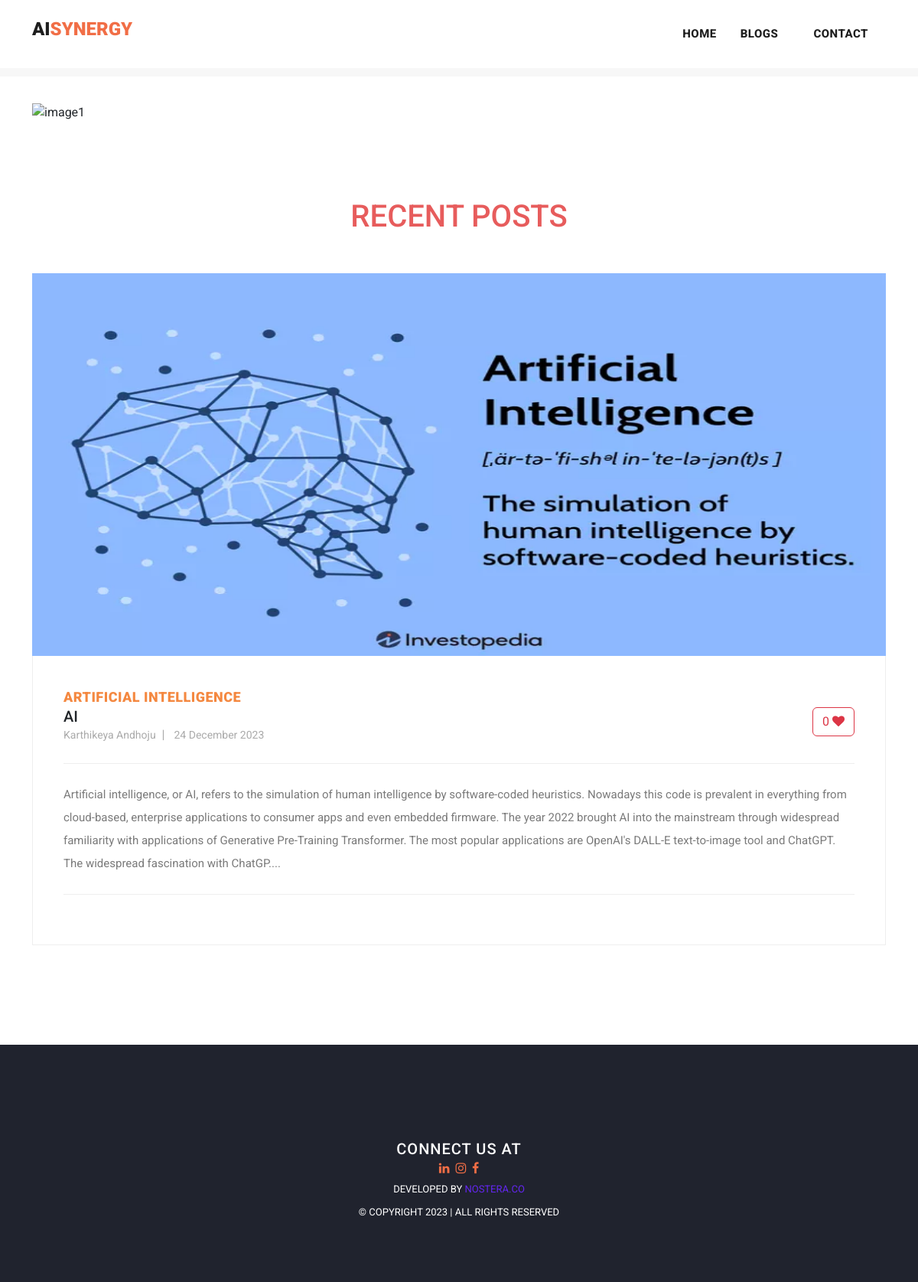
Page /blog on the committed database.
### myapp/models.py (models this page shows, shortened)
class Post(models.Model):
    postname = models.CharField(max_length=600)
    category = models.CharField(max_length=600)
    image = models.ImageField(upload_to='images/posts',blank=True,null=True)
    content = models.CharField(max_length=100000)
    time = models.CharField(default=time,max_length=100, blank=True)
    likes = models.IntegerField(null=True,blank=True,default=0)
    user = models.ForeignKey(User,on_delete=models.CASCADE)

### myapp/views.py (the view)
# urls.py: path("blog",views.blog,name="blog"),
def blog(request):
    return render(request,"blog.html",{
            'posts':Post.objects.filter(user_id=request.user.id).order_by("id").reverse(),
            'top_posts':Post.objects.all().order_by("-likes"),
            'recent_posts':Post.objects.all().order_by("-id"),
            'user':request.user,
            'media_url':settings.MEDIA_URL
        })

### templates/blog.html (shortened to what this page needs)
{% load static %}
<!DOCTYPE html>
<html lang="en">
<head>
  <link href="{% static 'vendor/bootstrap/css/bootstrap.min.css' %}" rel="stylesheet">
  <link href="https://cdn.jsdelivr.net/npm/bootstrap@5.3.1/dist/css/bootstrap.min.css" rel="stylesheet"
>
  <link rel="stylesheet" href="{% static 'assets/css/fontawesome.css' %}">
  <link rel="stylesheet" href="{% static 'assets/css/templatemo-stand-blog.css' %}">
  <link rel="stylesheet" href="{% static 'assets/css/owl.css' %}">
  <link rel="stylesheet" href="{% static 'assets/css/styles.css' %}">
</head>
<body>
  {%include 'header.html'%}
  <div class="container mt-5 carousel">
    <div id="carouselExampleCaptions" class="carousel slide">
      <div class="carousel-indicators">
        <button type="button" data-bs-target="#carouselExampleCaptions" data-bs-slide-to="0" class="active"
          aria-current="true" aria-label="Slide 1"></button>
        <button type="button" data-bs-target="#carouselExampleCaptions" data-bs-slide-to="1"
          aria-label="Slide 2"></button>
        <button type="button" data-bs-target="#carouselExampleCaptions" data-bs-slide-to="2"
          aria-label="Slide 3"></button>
        <button type="button" data-bs-target="#carouselExampleCaptions" data-bs-slide-to="3"
          aria-label="Slide 4"></button>
      </div>
      <div class="carousel-inner">
        <div class="carousel-item active">
          <img src="{% static 'assets/images/img1.jpg' %}" alt="image1">
          <div class="carousel-caption d-none d-md-block">
          </div>
        </div>
      </div>
      <button class="carousel-control-prev" type="button" data-bs-target="#carouselExampleCaptions"
        data-bs-slide="prev">
        <span class="carousel-control-prev-icon" aria-hidden="true"></span>
      </button>
      <button class="carousel-control-next" type="button" data-bs-target="#carouselExampleCaptions"
        data-bs-slide="next">
        <span class="carousel-control-next-icon" aria-hidden="true"></span>
      </button>
    </div>
  </div>
  <section class="blog-posts">
    <div class="container">
      <h3 class="text-center" style="margin: 50px; font-size: 40px; color: rgb(231, 92, 92);">RECENT POSTS</h3>
      <div class="row">
        <div class="col-lg-12">
          <div class="all-blog-posts">
            <div class="row">
              {% for post in recent_posts %}
              <div class="col-lg-12">
                <div class="blog-post">
                  <div class="blog-thumb">
                    <img src="{{media_url}}{{post.image}}" alt="" style="height: 500px;">
                  </div>
                  <div class="down-content">
                    <span>{{post.category}}</span>
                    <form method="post" action="{% url 'increaselikes' post.id %}">
                      <button class="float-right btn btn-outline-danger" type="submit ">
                        {{post.likes}} <i class="fa fa-heart"></i></button>
                    </form>
                    <a href="{% url 'post' post.id %}" class="text-decoration-none text-dark">
                      <h5>{{post.postname}}</h5>
                    </a>
                    <ul class="post-info">
                      <li><a href="#">{{post.user}}</a></li>
                      <li><a href="#">{{post.time}}</a></li>
                    </ul>
                    <p style="max-width: 100%;">{{post.content|slice:"0:500"}}....</p>
                  </div>
                </div>
              </div>
              {% endfor %}
            </div>
          </div>
        </div>
      </div>
    </div>
  </section>
  {% include 'footer.html' %}
</body>
</html>

### static/assets/css/templatemo-stand-blog.css (style rules this page uses)
body { font-family: 'Roboto', sans-serif; overflow-x: hidden; text-rendering: optimizeLegibility; -webkit-font-smoothing: antialiased; -moz-osx-font-smoothing: grayscale; }
p { margin-bottom: 0px; font-size: 15px; font-weight: 400; color: #7a7a7a; line-height: 30px; }
a { text-decoration: none!important; }
ul { padding: 0; margin: 0; list-style: none; }
h1,h2,h3,h4,h5,h6 { margin: 0px; }
.blog-posts { margin-top: 100px; }
.blog-posts .blog-post { margin-bottom: 30px; }
.blog-posts .blog-thumb img { width: 100%; overflow: hidden; }
.blog-posts .down-content { padding: 40px; border-right: 1px solid #eee; border-left: 1px solid #eee; border-bottom: 1px solid #eee; }
.blog-posts .down-content span { font-size: 18px; text-transform: uppercase; letter-spacing: 0.5px; font-weight: 900; color: #f48840; }
.blog-posts .down-content ul.post-info li { display: inline-block; margin-right: 8px; }
.blog-posts .down-content ul.post-info li:after { content: '|'; color: #aaa; margin-left: 8px; }
.blog-posts .down-content ul.post-info li:last-child::after { display: none; }
.blog-posts .down-content ul.post-info li a { font-size: 14px; color: #aaa; font-weight: 400; transition: all .3s; }
.blog-posts .down-content p { padding: 25px 0px; margin: 25px 0px; border-top: 1px solid #eee; border-bottom: 1px solid #eee; }

### static/assets/css/styles.css (style rules this page uses)
.carousel img { width: 100%; height: 700px; }
.blog-posts .blog-post img, .blog-post img { height: 300px; }

### templates/footer.html (style rules this page uses)
li { text-decoration: none; text-align: left; }
li a { color: rgb(153, 147, 147); }

### rows in the picture
Post: image (picture), category "ARTIFICIAL INTELLIGENCE", likes "0", postname "AI", user "Karthikeya Andhoju", time "24 December 2023", content "Artificial intelligence, or AI, refers to the simulation of human intelligence by software-coded heuristics. Nowadays this code is prevalent in everything from cloud-based, enterprise applications to consumer apps and even embedded firmware. The year 2022 brought AI into the mainstream through widespread familiarity with applications of Generative Pre-Training Transformer. The most popular applications are OpenAI's DALL-E text-to-image tool and ChatGPT. The widespread fascination with ChatGP"
